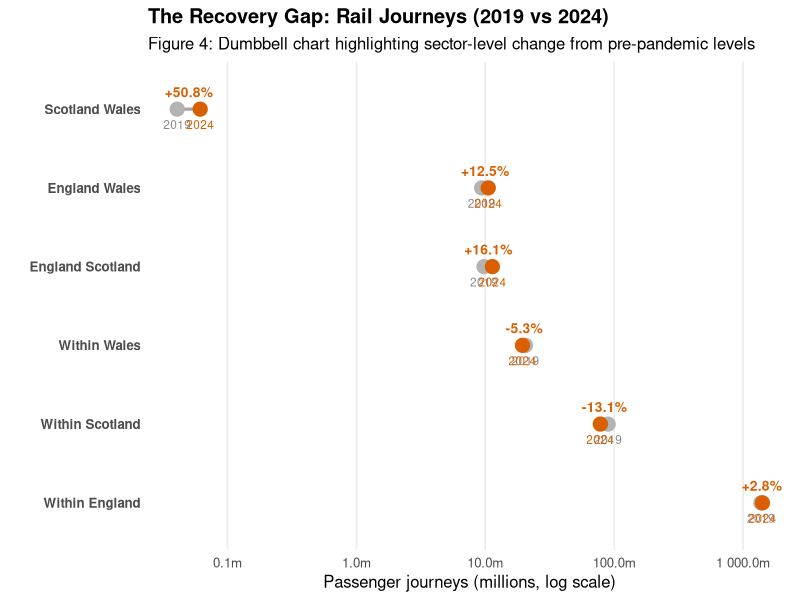

Here is the R script that generated this plot:
# Section 1: Data Preparation for Comparative Analysis

library(readxl)
library(dplyr)
library(tidyr)
library(ggplot2)
library(scales)

# Load regional data
journeys_raw <- read_excel("data/clean_regional_data.xlsx", 
                           sheet = "1510_journeys_great_britain")

# Defining the Comparison Window
y_pre <- 2019
y_post <- 2024

sectors <- c("within_england", "within_scotland", "within_wales",
             "england_scotland", "england_wales", "scotland_wales")

recovery_data <- journeys_raw %>%
  # Filter for only the two years of interest
  filter(year %in% c(y_pre, y_post)) %>%
  select(year, all_of(sectors)) %>%
  
  # Reshape to long format for data cleaning
  pivot_longer(cols = all_of(sectors),
               names_to = "sector",
               values_to = "journeys_thousands") %>%
  
  # Cleaning and Unit Conversion
  mutate(
    sector = tools::toTitleCase(gsub("_", " ", sector)),
    journeys_m = journeys_thousands / 1000
  ) %>%
  select(year, sector, journeys_m) %>%
  
  # Reshape to WIde Format for "Dumbbell" Calculation
  pivot_wider(names_from = year, values_from = journeys_m) %>%
  rename(Pre =!!as.character(y_pre),
         Post =!!as.character(y_post)) %>%
  
  filter(!is.na(Pre), !is.na(Post), Pre > 0, Post > 0) %>%
  
  mutate(
    pct_change = (Post - Pre) / Pre,
    gap_label = paste0(ifelse(pct_change >= 0, "+", ""), round(pct_change * 100, 1), "%"),
    mid_log = exp((log(Pre) + log(Post)) / 2)
  )

recovery_data$sector <- factor(recovery_data$sector, levels = c(
  "Within England", "Within Scotland", "Within Wales",
  "England Scotland", "England Wales", "Scotland Wales"
))

# Section 2: Dumbbell Chart Visualisation
fig4 <- ggplot(recovery_data) +

# 1. The Bar
geom_segment(aes(y = sector, yend = sector, x = Pre, xend = Post),
             colour = "grey65", linewidth = 1.1) +
  
  # 2. Points
  geom_point(aes(x  =Pre, y = sector), size = 4.5, colour = "grey70") +
  geom_point(aes(x = Post, y = sector), size = 4.5, colour = "#d95f02") +
  
  # 3. Contextual Labels
  geom_text(aes(x = mid_log, y = sector, label = gap_label),
            vjust = -1.2, size = 3.5, fontface = "bold", colour = "#d95f02") +
  geom_text(aes(x =Pre, y =sector, label = y_pre),
            vjust = 2.2, size = 3, colour = "grey55") +
  geom_text(aes(x = Post, y = sector, label = y_post),
            vjust = 2.2, size = 3, colour = "#d95f02") +
  
  # 4. Logarithmic Scale
  scale_x_log10(
    labels = label_number(suffix = "m", accuracy = 0.1),
    breaks = c(0.1,1,10,100,1000)
  ) +
  
  # 5. Annotation and Theme
  labs(
    title = paste0("The Recovery Gap: Rail Journeys (", y_pre, " vs ", y_post, ")"),
    subtitle = "Figure 4: Dumbbell chart highlighting sector-level change from pre-pandemic levels",
    x = "Passenger journeys (millions, log scale)",
    y = "",
  ) +
  theme_minimal(base_size = 12) +
  theme(
    plot.title = element_text(face ="bold"),
    axis.text.y = element_text(face = "bold"),
    panel.grid.major.y = element_blank(),     # Remove horizontal grid lines
    panel.grid.minor.x = element_blank()
  )

# Render plot
fig4